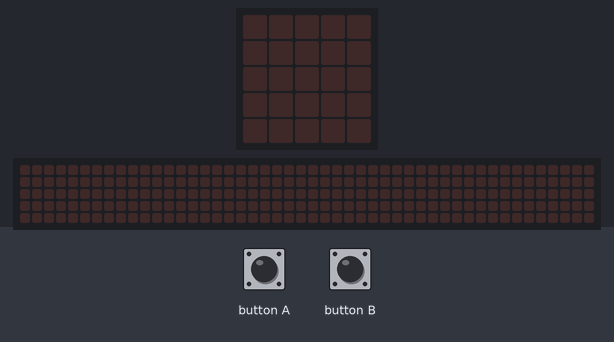
A program run on a simulated BBC micro:bit (MakeCode). Shown: the board's 5×5 LED display, a strip that is not on the board, showing the scrolling text unrolled. Inputs (shaded band) come from the test bench. The 48×5 strip is a reading aid, not a part: it shows the text the display is scrolling, unrolled, one strip-width of it at a time.

Above: at 1.2 s.
1.3 s: button A pressed for 0.15 s
At 1.65 s:
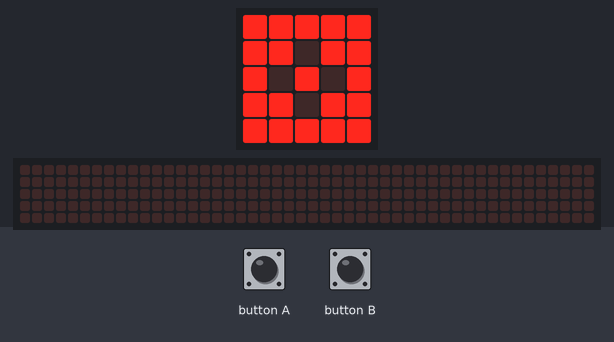
At 2.3 s:
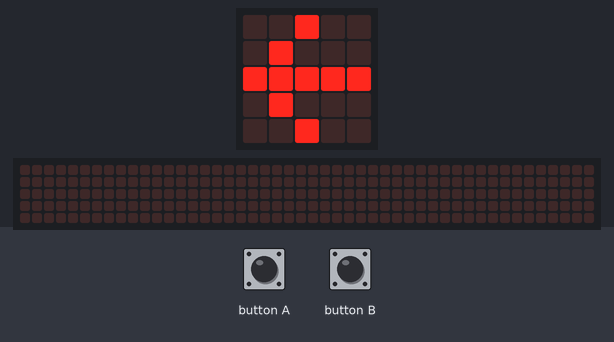
3.9 s: button B pressed for 0.15 s
At 7.57 s:
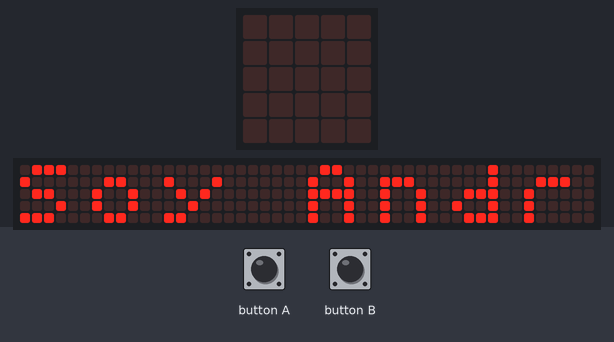

The program:

main.ts
```typescript
input.onButtonPressed(Button.A, function () {
    basic.showLeds(`
        # # # # #
        # # . # #
        # . # . #
        # # . # #
        # # # # #
        `)
    basic.showArrow(ArrowNames.West)
    basic.clearScreen()
})
input.onButtonPressed(Button.B, function () {
    basic.showString("Soy Andres")
    basic.showNumber(500 + 450)
    basic.showLeds(`
        # . # . #
        . # # # .
        . . # . .
        . # # # .
        # . # . #
        `)
    basic.showNumber(Math.sqrt(7350464))
    basic.clearScreen()
})
basic.forever(function () {

})
```

test.ts
```typescript
// aquí va el archivo "tests"; esto no se compilará cuando este paquete se utilice como una extensión.
```

Measured:
- after the input at 1.3 s, the display: changes after 0.15 s (image 1)
- after the input at 3.9 s, the display: changes after 0.15 s (image 3)
- what the display in image 1 shows lasts 0.4 s, from 1.5 s to 1.9 s
- what the display in image 2 shows lasts 0.6 s, from 1.9 s to 2.5 s
